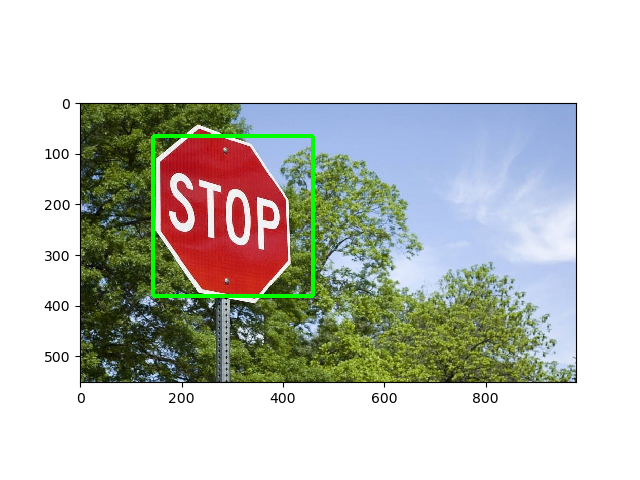
#> input picture testing.jpg, 640 x 480 px
$ python 'EXP14 perspective.py'
#> lines starting #> are read from the running program, lines starting #| are printed output that depends on the picture
import cv2
import numpy as np

img = cv2.imread('testing.jpg')
#> img is the input picture: shape (480, 640, 3); mean B, G, R 193, 199.5, 197.4
rows, cols = img.shape[:2]
#> rows = 480; cols = 640

pts1 = np.float32([[56,65],[368,52],[28,387],[389,390]])
pts2 = np.float32([[0,0],[300,0],[0,300],[300,300]])

matrix = cv2.getPerspectiveTransform(pts1, pts2)
result = cv2.warpPerspective(img, matrix, (300,300))
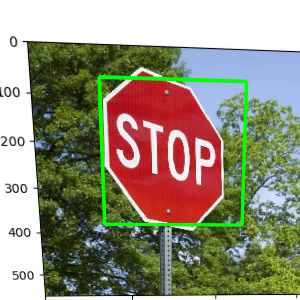
#> result: shape (300, 300, 3); mean B, G, R 124, 144.8, 148.4

cv2.imshow("Perspective", result)
cv2.waitKey(0)
cv2.destroyAllWindows()

$ run again, with GROUP.jpg copied over testing.jpg
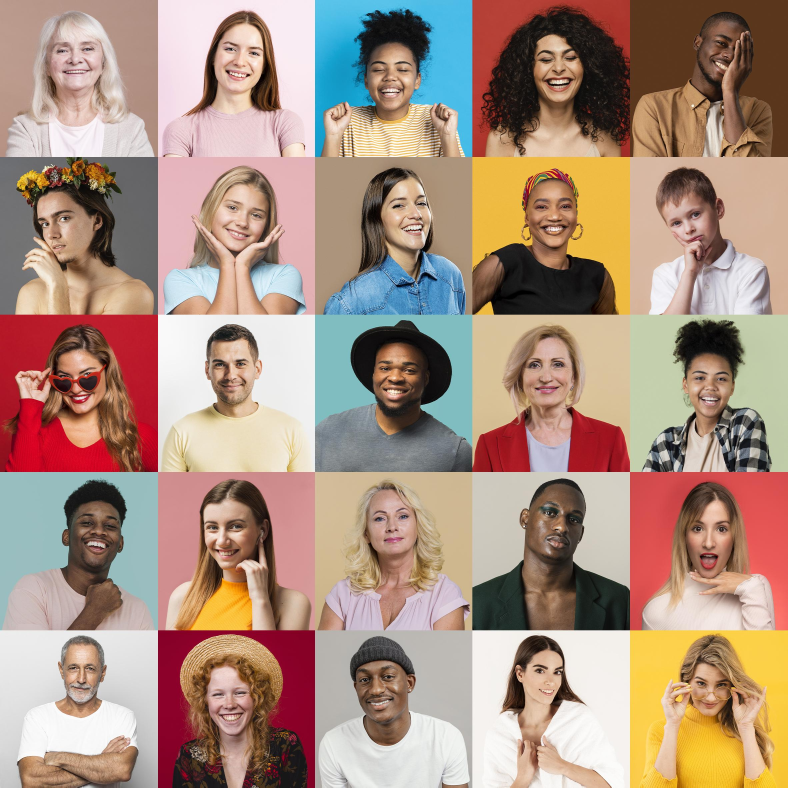
#> input picture GROUP.jpg, 2362 x 2362 px (shown at 1/3 size)
#> img is the input picture: shape (2362, 2362, 3); mean B, G, R 128.7, 144.4, 171.1
#> `result = cv2.warpPerspective(img, matrix, (300,300))`:
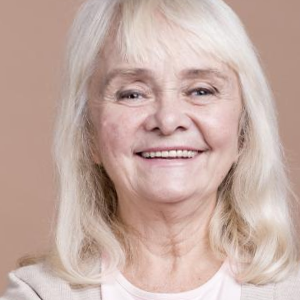
#> result: shape (300, 300, 3); mean B, G, R 162.8, 171.5, 197.4
